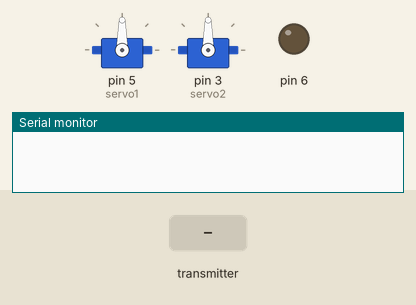
This sketch was run on a simulated Arduino Uno, built with avr-gcc and run on an emulated ATmega328P. Parts: 2 × servo, output pins drawn as LEDs (lit = HIGH), the last lines printed to the serial monitor. The inputs (shaded band) are chosen by the test bench. No radio packets arrive unless stated.

Above: at 1.2 s.
1.3 s: the transmitter starts sending reciv_data.0 = 0
At 2.5 s:
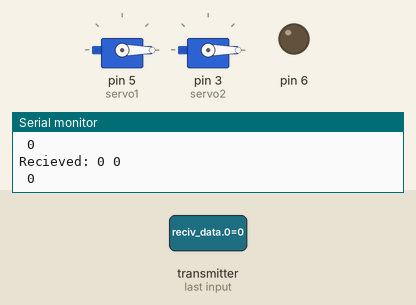
2.8 s: the transmitter starts sending reciv_data.1 = 256
At 3.6 s:
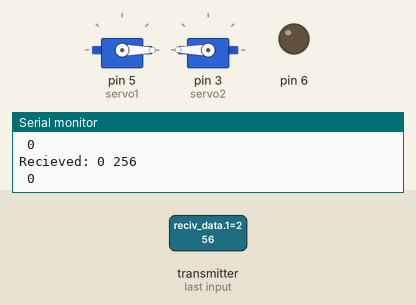
4.3 s: the transmitter starts sending reciv_data.2 = 1023
At 4.7 s:
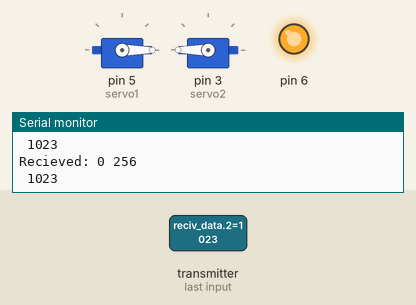
5.8 s: the transmitter starts sending reciv_data.0 = 256
At 7.0 s:
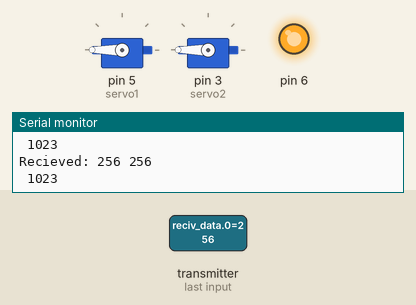
7.3 s: the transmitter starts sending reciv_data.1 = 0
At 8.2 s:
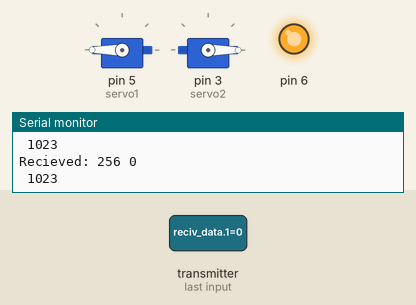
8.8 s: the transmitter starts sending reciv_data.2 = 256
At 9.3 s:
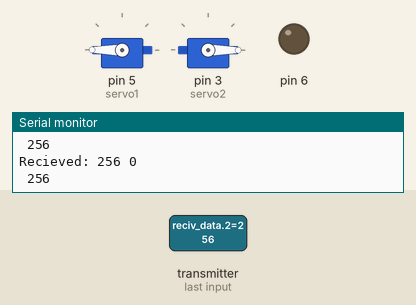
Timing chart, 0 to 11.3 s (numbered marks = the images above; inputs shaded):
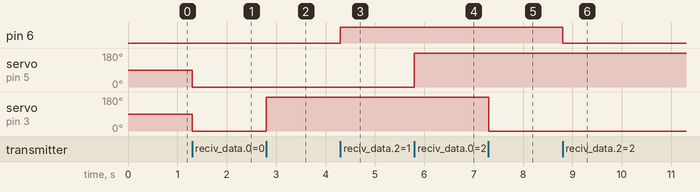

The sketch:

RX.ino
```cpp
#include <SPI.h>
#include "nRF24L01.h"
#include "RF24.h"
#include <Servo.h> // подключаем библиотеку для серво
Servo servo1;           // объявляем объект servo1
Servo servo2;           // объявляем объект servo2

RF24 radio(9, 10);  // "создать" модуль на пинах 9 и 10 Для Уно
//RF24 radio(9,53); // для Меги

byte address[][6] = {"1Node", "2Node", "3Node", "4Node", "5Node", "6Node"}; //возможные номера труб

void setup() {
  servo1.attach(5);            // указываем пин для первого серво
  servo2.attach(3);         // указываем пин для второго серво
  pinMode(6, OUTPUT);
  Serial.begin(9600);         // открываем порт для связи с ПК
  radio.begin();              // активировать модуль
  radio.setAutoAck(1);        // режим подтверждения приёма, 1 вкл 0 выкл
  radio.setRetries(1, 15);    // (время между попыткой достучаться, число попыток)
  radio.enableAckPayload();   // разрешить отсылку данных в ответ на входящий сигнал
  radio.setPayloadSize(32);   // размер пакета, в байтах

  radio.openReadingPipe(1, address[0]);   // хотим слушать трубу 0
  radio.setChannel(0x70);     // выбираем канал (в котором нет шумов)

  radio.setPALevel (RF24_PA_MIN);   // уровень мощности передатчика. На выбор RF24_PA_MIN, RF24_PA_LOW, RF24_PA_HIGH, RF24_PA_MAX
  radio.setDataRate (RF24_1MBPS); // скорость обмена. На выбор RF24_2MBPS, RF24_1MBPS, RF24_250KBPS
  //должна быть одинакова на приёмнике и передатчике
  //при самой низкой скорости имеем самую высокую чувствительность и дальность

  radio.powerUp();        // начать работу
  radio.startListening(); // начинаем слушать эфир, мы приёмный модуль
}

void loop() {

  byte pipeNo;
  int reciv_data[3];
  while (radio.available(&pipeNo)) {        // слушаем эфир со всех труб
    radio.read(&reciv_data, sizeof(reciv_data));  // чиатем входящий сигнал
    Serial.print("Recieved: ");
    Serial.print(reciv_data[0]);
    Serial.print(" ");
    Serial.println(reciv_data[1]);
    Serial.print(" ");
    Serial.println(reciv_data[2]);
    servo1.write(reciv_data[0]*1.8);                      // поворачиваем первый серво
    servo2.write(reciv_data[1]*1.8);
    analogWrite(6, reciv_data[2]);
    delay(5);
  }
}
```

Measured:
- after the input at 1.3 s, servo on pin 5 (servo1), servo on pin 3 (servo2): 90° → 0° at once
- after the input at 2.8 s, servo on pin 3 (servo2): 0° → 180° at once
- after the input at 4.3 s, pin 6: LOW → HIGH at once
- after the input at 5.8 s, servo on pin 5 (servo1): 0° → 180° at once
- after the input at 7.3 s, servo on pin 3 (servo2): 180° → 0° at once
- after the input at 8.8 s, pin 6: HIGH → LOW at once
